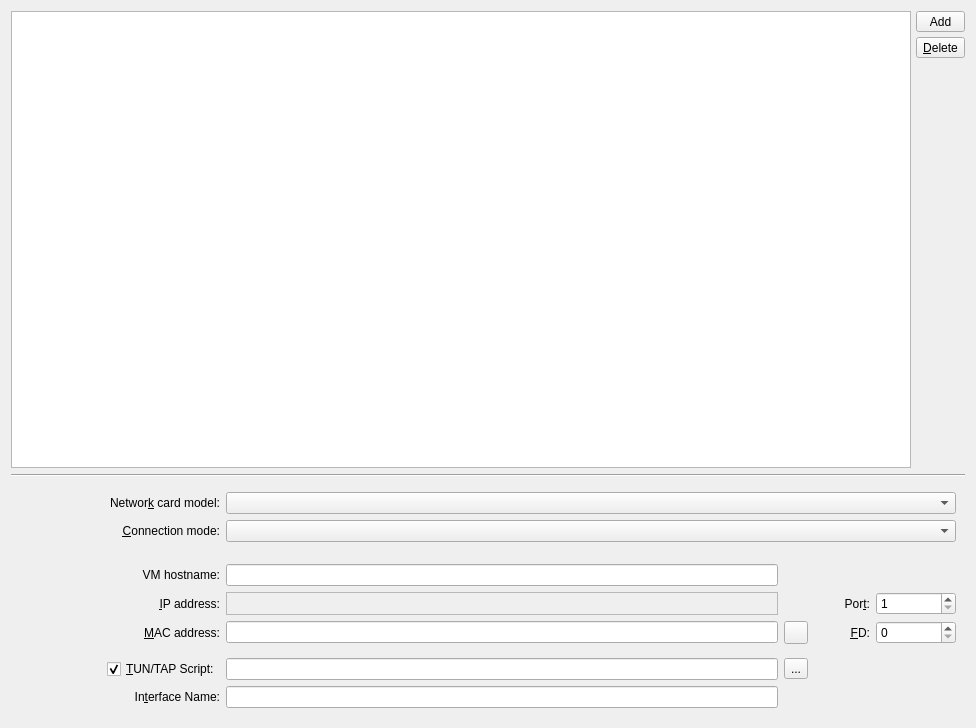
<?xml version="1.0" encoding="UTF-8"?>
<ui version="4.0">
 <class>Old_Network_Widget</class>
 <widget class="QWidget" name="Old_Network_Widget">
  <property name="geometry">
   <rect>
    <x>0</x>
    <y>0</y>
    <width>976</width>
    <height>728</height>
   </rect>
  </property>
  <property name="windowTitle">
   <string>Old Network Widget</string>
  </property>
  <layout class="QGridLayout" name="gridLayout_2">
   <item row="0" column="0" colspan="2">
    <layout class="QHBoxLayout" name="horizontalLayout_2">
     <property name="spacing">
      <number>5</number>
     </property>
     <item>
      <widget class="QListWidget" name="Network_Cards_List">
       <property name="sizePolicy">
        <sizepolicy hsizetype="Expanding" vsizetype="Ignored">
         <horstretch>0</horstretch>
         <verstretch>0</verstretch>
        </sizepolicy>
       </property>
      </widget>
     </item>
     <item>
      <layout class="QVBoxLayout" name="verticalLayout">
       <item>
        <widget class="QToolButton" name="Button_Add_Net_Card">
         <property name="sizePolicy">
          <sizepolicy hsizetype="Minimum" vsizetype="Fixed">
           <horstretch>0</horstretch>
           <verstretch>0</verstretch>
          </sizepolicy>
         </property>
         <property name="text">
          <string>Add</string>
         </property>
         <property name="icon">
          <iconset resource="../resources/icons.qrc">
           <normaloff>:/add.png</normaloff>:/add.png</iconset>
         </property>
         <property name="toolButtonStyle">
          <enum>Qt::ToolButtonTextUnderIcon</enum>
         </property>
        </widget>
       </item>
       <item>
        <widget class="QToolButton" name="Button_Delete_Net_Card">
         <property name="sizePolicy">
          <sizepolicy hsizetype="Minimum" vsizetype="Fixed">
           <horstretch>0</horstretch>
           <verstretch>0</verstretch>
          </sizepolicy>
         </property>
         <property name="text">
          <string>&amp;Delete</string>
         </property>
         <property name="icon">
          <iconset resource="../resources/icons.qrc">
           <normaloff>:/remove.png</normaloff>:/remove.png</iconset>
         </property>
         <property name="toolButtonStyle">
          <enum>Qt::ToolButtonTextUnderIcon</enum>
         </property>
        </widget>
       </item>
       <item>
        <spacer name="verticalSpacer">
         <property name="orientation">
          <enum>Qt::Vertical</enum>
         </property>
         <property name="sizeHint" stdset="0">
          <size>
           <width>20</width>
           <height>13</height>
          </size>
         </property>
        </spacer>
       </item>
      </layout>
     </item>
    </layout>
   </item>
   <item row="1" column="0" colspan="2">
    <widget class="Line" name="Line_nc_1">
     <property name="orientation">
      <enum>Qt::Horizontal</enum>
     </property>
    </widget>
   </item>
   <item row="3" column="1">
    <widget class="QWidget" name="Net_Card_Options" native="true">
     <layout class="QGridLayout" name="gridLayout_5">
      <property name="leftMargin">
       <number>0</number>
      </property>
      <property name="topMargin">
       <number>0</number>
      </property>
      <property name="rightMargin">
       <number>0</number>
      </property>
      <property name="bottomMargin">
       <number>0</number>
      </property>
     </layout>
    </widget>
   </item>
   <item row="2" column="0" rowspan="2" colspan="2">
    <widget class="QWidget" name="Widget_All_Options" native="true">
     <property name="enabled">
      <bool>true</bool>
     </property>
     <layout class="QGridLayout" name="Grid_All_Options">
      <item row="4" column="0">
       <widget class="QLabel" name="Label_IP">
        <property name="sizePolicy">
         <sizepolicy hsizetype="Minimum" vsizetype="Preferred">
          <horstretch>0</horstretch>
          <verstretch>0</verstretch>
         </sizepolicy>
        </property>
        <property name="minimumSize">
         <size>
          <width>200</width>
          <height>0</height>
         </size>
        </property>
        <property name="text">
         <string>&amp;IP address:</string>
        </property>
        <property name="alignment">
         <set>Qt::AlignRight|Qt::AlignTrailing|Qt::AlignVCenter</set>
        </property>
        <property name="buddy">
         <cstring>Edit_IP_Address</cstring>
        </property>
       </widget>
      </item>
      <item row="0" column="0">
       <widget class="QLabel" name="Label_NetCard_Model">
        <property name="sizePolicy">
         <sizepolicy hsizetype="Minimum" vsizetype="Preferred">
          <horstretch>0</horstretch>
          <verstretch>0</verstretch>
         </sizepolicy>
        </property>
        <property name="text">
         <string>Networ&amp;k card model:</string>
        </property>
        <property name="alignment">
         <set>Qt::AlignRight|Qt::AlignTrailing|Qt::AlignVCenter</set>
        </property>
        <property name="buddy">
         <cstring>CB_Network_Card_Model</cstring>
        </property>
       </widget>
      </item>
      <item row="6" column="1">
       <widget class="QLineEdit" name="Edit_MAC_Address">
        <property name="text">
         <string/>
        </property>
        <property name="maxLength">
         <number>18</number>
        </property>
        <property name="cursorPosition">
         <number>0</number>
        </property>
       </widget>
      </item>
      <item row="8" column="2">
       <widget class="QToolButton" name="TB_Browse_TUN_Script">
        <property name="text">
         <string>...</string>
        </property>
        <property name="icon">
         <iconset resource="../resources/icons.qrc">
          <normaloff>:/open-file.png</normaloff>:/open-file.png</iconset>
        </property>
       </widget>
      </item>
      <item row="4" column="5">
       <widget class="QSpinBox" name="SB_Port">
        <property name="sizePolicy">
         <sizepolicy hsizetype="Fixed" vsizetype="Fixed">
          <horstretch>0</horstretch>
          <verstretch>0</verstretch>
         </sizepolicy>
        </property>
        <property name="minimumSize">
         <size>
          <width>80</width>
          <height>0</height>
         </size>
        </property>
        <property name="maximumSize">
         <size>
          <width>80</width>
          <height>16777215</height>
         </size>
        </property>
        <property name="minimum">
         <number>1</number>
        </property>
        <property name="maximum">
         <number>50000</number>
        </property>
       </widget>
      </item>
      <item row="6" column="5">
       <widget class="QSpinBox" name="SB_File_Descriptor">
        <property name="minimumSize">
         <size>
          <width>80</width>
          <height>0</height>
         </size>
        </property>
        <property name="maximumSize">
         <size>
          <width>80</width>
          <height>16777215</height>
         </size>
        </property>
        <property name="toolTip">
         <string>If the value is 0 then it will not be used</string>
        </property>
        <property name="minimum">
         <number>0</number>
        </property>
        <property name="maximum">
         <number>99999999</number>
        </property>
        <property name="value">
         <number>0</number>
        </property>
       </widget>
      </item>
      <item row="6" column="2">
       <widget class="QToolButton" name="TB_Generate_New_MAC">
        <property name="toolTip">
         <string>Generate New MAC</string>
        </property>
        <property name="text">
         <string/>
        </property>
        <property name="icon">
         <iconset resource="../resources/icons.qrc">
          <normaloff>:/update.png</normaloff>:/update.png</iconset>
        </property>
       </widget>
      </item>
      <item row="0" column="1" colspan="5">
       <widget class="QComboBox" name="CB_Network_Card_Model">
        <property name="maxCount">
         <number>32</number>
        </property>
       </widget>
      </item>
      <item row="3" column="1">
       <widget class="QLineEdit" name="Edit_Hostname"/>
      </item>
      <item row="9" column="0">
       <widget class="QLabel" name="Label_If_Name">
        <property name="sizePolicy">
         <sizepolicy hsizetype="Minimum" vsizetype="Preferred">
          <horstretch>0</horstretch>
          <verstretch>0</verstretch>
         </sizepolicy>
        </property>
        <property name="minimumSize">
         <size>
          <width>200</width>
          <height>0</height>
         </size>
        </property>
        <property name="text">
         <string>In&amp;terface Name:</string>
        </property>
        <property name="alignment">
         <set>Qt::AlignRight|Qt::AlignTrailing|Qt::AlignVCenter</set>
        </property>
        <property name="buddy">
         <cstring>Edit_Interface_Name</cstring>
        </property>
       </widget>
      </item>
      <item row="1" column="1" colspan="5">
       <widget class="QComboBox" name="CB_Connection_Mode">
        <property name="sizePolicy">
         <sizepolicy hsizetype="Minimum" vsizetype="Fixed">
          <horstretch>0</horstretch>
          <verstretch>0</verstretch>
         </sizepolicy>
        </property>
        <property name="currentIndex">
         <number>8</number>
        </property>
        <property name="maxCount">
         <number>32</number>
        </property>
        <item>
         <property name="text">
          <string>Use the user mode network stack</string>
         </property>
        </item>
        <item>
         <property name="text">
          <string>Open a TUN/TAP interface</string>
         </property>
        </item>
        <item>
         <property name="text">
          <string>Use an already open TUN/TAP interface</string>
         </property>
        </item>
        <item>
         <property name="text">
          <string>Open a listening TCP socket</string>
         </property>
        </item>
        <item>
         <property name="text">
          <string>Use an already open TCP socket</string>
         </property>
        </item>
        <item>
         <property name="text">
          <string>Connect to listening TCP socket</string>
         </property>
        </item>
        <item>
         <property name="text">
          <string>Use an already open UDP multicast socket</string>
         </property>
        </item>
        <item>
         <property name="text">
          <string>No connection</string>
         </property>
        </item>
       </widget>
      </item>
      <item row="6" column="4">
       <widget class="QLabel" name="Label_File_Descriptor">
        <property name="sizePolicy">
         <sizepolicy hsizetype="Minimum" vsizetype="Preferred">
          <horstretch>0</horstretch>
          <verstretch>0</verstretch>
         </sizepolicy>
        </property>
        <property name="text">
         <string>&amp;FD:</string>
        </property>
        <property name="alignment">
         <set>Qt::AlignRight|Qt::AlignTrailing|Qt::AlignVCenter</set>
        </property>
        <property name="buddy">
         <cstring>SB_File_Descriptor</cstring>
        </property>
       </widget>
      </item>
      <item row="8" column="0" alignment="Qt::AlignRight">
       <widget class="QCheckBox" name="CH_TUN_TAP_Script">
        <property name="sizePolicy">
         <sizepolicy hsizetype="Minimum" vsizetype="Fixed">
          <horstretch>0</horstretch>
          <verstretch>0</verstretch>
         </sizepolicy>
        </property>
        <property name="minimumSize">
         <size>
          <width>0</width>
          <height>0</height>
         </size>
        </property>
        <property name="text">
         <string>&amp;TUN/TAP Script:</string>
        </property>
        <property name="checked">
         <bool>true</bool>
        </property>
       </widget>
      </item>
      <item row="2" column="1">
       <spacer name="verticalSpacer_3">
        <property name="orientation">
         <enum>Qt::Vertical</enum>
        </property>
        <property name="sizeHint" stdset="0">
         <size>
          <width>20</width>
          <height>16</height>
         </size>
        </property>
       </spacer>
      </item>
      <item row="8" column="1">
       <widget class="QLineEdit" name="Edit_TUN_TAP_Script"/>
      </item>
      <item row="3" column="3">
       <spacer name="horizontalSpacer">
        <property name="orientation">
         <enum>Qt::Horizontal</enum>
        </property>
        <property name="sizeType">
         <enum>QSizePolicy::Fixed</enum>
        </property>
        <property name="sizeHint" stdset="0">
         <size>
          <width>24</width>
          <height>20</height>
         </size>
        </property>
       </spacer>
      </item>
      <item row="9" column="1">
       <widget class="QLineEdit" name="Edit_Interface_Name"/>
      </item>
      <item row="6" column="0">
       <widget class="QLabel" name="Label_MAC">
        <property name="sizePolicy">
         <sizepolicy hsizetype="Minimum" vsizetype="Preferred">
          <horstretch>0</horstretch>
          <verstretch>0</verstretch>
         </sizepolicy>
        </property>
        <property name="text">
         <string>&amp;MAC address:</string>
        </property>
        <property name="alignment">
         <set>Qt::AlignRight|Qt::AlignTrailing|Qt::AlignVCenter</set>
        </property>
        <property name="buddy">
         <cstring>Edit_MAC_Address</cstring>
        </property>
       </widget>
      </item>
      <item row="7" column="0">
       <spacer name="verticalSpacer_2">
        <property name="orientation">
         <enum>Qt::Vertical</enum>
        </property>
        <property name="sizeType">
         <enum>QSizePolicy::Fixed</enum>
        </property>
        <property name="sizeHint" stdset="0">
         <size>
          <width>20</width>
          <height>8</height>
         </size>
        </property>
       </spacer>
      </item>
      <item row="1" column="0">
       <widget class="QLabel" name="Label_Connection_Mode">
        <property name="sizePolicy">
         <sizepolicy hsizetype="Minimum" vsizetype="Preferred">
          <horstretch>0</horstretch>
          <verstretch>0</verstretch>
         </sizepolicy>
        </property>
        <property name="text">
         <string>&amp;Connection mode:</string>
        </property>
        <property name="alignment">
         <set>Qt::AlignRight|Qt::AlignTrailing|Qt::AlignVCenter</set>
        </property>
        <property name="buddy">
         <cstring>CB_Connection_Mode</cstring>
        </property>
       </widget>
      </item>
      <item row="3" column="0">
       <widget class="QLabel" name="Label_Host_Name">
        <property name="sizePolicy">
         <sizepolicy hsizetype="Minimum" vsizetype="Preferred">
          <horstretch>0</horstretch>
          <verstretch>0</verstretch>
         </sizepolicy>
        </property>
        <property name="text">
         <string>VM hostname:</string>
        </property>
        <property name="alignment">
         <set>Qt::AlignRight|Qt::AlignTrailing|Qt::AlignVCenter</set>
        </property>
        <property name="buddy">
         <cstring>Edit_Hostname</cstring>
        </property>
       </widget>
      </item>
      <item row="4" column="4">
       <widget class="QLabel" name="Label_Port">
        <property name="sizePolicy">
         <sizepolicy hsizetype="Minimum" vsizetype="Preferred">
          <horstretch>0</horstretch>
          <verstretch>0</verstretch>
         </sizepolicy>
        </property>
        <property name="text">
         <string>Por&amp;t:</string>
        </property>
        <property name="alignment">
         <set>Qt::AlignRight|Qt::AlignTrailing|Qt::AlignVCenter</set>
        </property>
        <property name="buddy">
         <cstring>SB_Port</cstring>
        </property>
       </widget>
      </item>
      <item row="4" column="1">
       <widget class="IP_Edit" name="Edit_IP_Address">
        <property name="frameShape">
         <enum>QFrame::StyledPanel</enum>
        </property>
        <property name="frameShadow">
         <enum>QFrame::Raised</enum>
        </property>
       </widget>
      </item>
     </layout>
    </widget>
   </item>
  </layout>
 </widget>
 <customwidgets>
  <customwidget>
   <class>IP_Edit</class>
   <extends>QFrame</extends>
   <header>IP_Edit.h</header>
   <container>1</container>
  </customwidget>
 </customwidgets>
 <tabstops>
  <tabstop>Network_Cards_List</tabstop>
  <tabstop>Button_Add_Net_Card</tabstop>
  <tabstop>Edit_Hostname</tabstop>
 </tabstops>
 <resources>
  <include location="../resources/icons.qrc"/>
 </resources>
 <connections/>
</ui>
